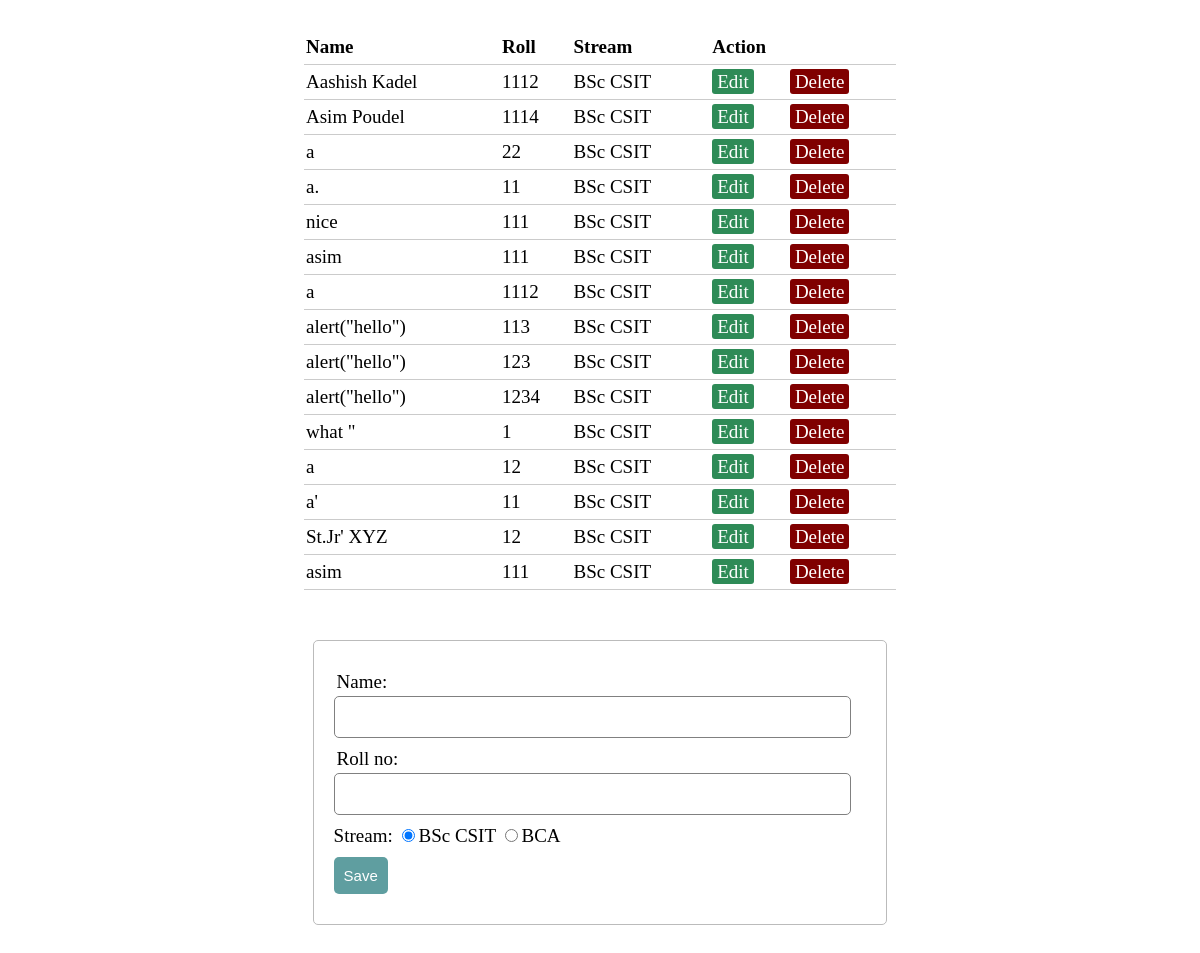
The page / on the database its author committed.
### tables this page shows
CREATE TABLE `info` (
  `Id` int(11) NOT NULL,
  `Name` varchar(100) NOT NULL,
  `Roll` int(11) NOT NULL,
  `Stream` varchar(100) NOT NULL
);

### htdocs/php_code.php (called while the page is built, shortened)
<?php
	$name = "";
	$roll = "";
	$update = false;
?>

### htdocs/index.php (the view, shortened to what this page needs)
<?php
include('php_code.php');
?>
<!DOCTYPE html>
<html>
<head>
    <link rel="stylesheet" type="text/css" href="style.css">
</head>
<body>
	<?php $results = mysqli_query($conn, "SELECT * FROM info"); ?>
    <table>
        <thead>
            <tr>
                <th>Name</th>
                <th>Roll</th>
                <th>Stream</th>
                <th colspan="2">Action</th>
            </tr>
        </thead>
        <?php while ($row = mysqli_fetch_array($results)) { ?>
            <tr>
                <td> <?php echo strip_tags($row['Name']); ?></td>
                <td><?php echo strip_tags($row['Roll']); ?></td>
                <td><?php echo strip_tags($row['Stream']); ?></td>
                <td>
                    <a href="index.php?edit=<?php echo $row['Id']; ?>" class="edit_btn" >Edit</a>
                </td>
                <td>
                    <a href="php_code.php?del=<?php echo $row['Id']; ?>" class="del_btn">Delete</a>
                </td>
            </tr>
        <?php } ?>
    </table>
    <form action="php_code.php" method ="post" >
		<div class="input-group">
			<label>Name:</label>
			<input type="text" name="name" value= "<?php echo $name; ?>">
		</div>
		<div class="input-group">
			<label>Roll no:</label>
			<input type="text" name="roll" value="<?php echo $roll; ?>">
		</div>
        <div class="input-radio">
            <label>Stream:</label>
            <input type ="radio" name = "stream" value="BSc CSIT" checked >BSc CSIT
            <input type ="radio" name = "stream" value="BCA">BCA
		<div class="input-group">
            <?php if ($update == true): ?>
	            <button class="btn" type="submit" name="update" style="background: #556B2F;" >update</button>
            <?php else: ?>
	            <button class="btn" type="submit" name="save" >Save</button>
            <?php endif ?>
		</div>
	</form>
</body>
</html>

### htdocs/style.css (style rules this page uses)
body { font-size: 19px; }
table { width: 50%; margin: 30px auto; border-collapse: collapse; text-align: left; }
tr { border-bottom: 1px solid #cbcbcb; }
th, td { border: none; height: 30px; padding: 2px; }
form { width: 45%; margin: 50px auto; text-align: left; padding: 20px; border: 1px solid #bbbbbb; border-radius: 5px; }
.input-group { margin: 10px 0px 10px 0px; }
.input-group label { display: block; text-align: left; margin: 3px; }
.input-radio { margin: 10px 0px 10px 0px; text-align: left; }
.input-group input { height: 30px; width: 93%; padding: 5px 10px; font-size: 16px; border-radius: 5px; border: 1px solid gray; }
.btn { padding: 10px; font-size: 15px; color: white; background: #5F9EA0; border: none; border-radius: 5px; }
.edit_btn { text-decoration: none; padding: 2px 5px; background: #2E8B57; color: white; border-radius: 3px; }
.del_btn { text-decoration: none; padding: 2px 5px; color: white; border-radius: 3px; background: #800000; }

### rows shown on the page
info: Name "Aashish Kadel", Roll "1112", Stream "BSc CSIT"
info: Name "Asim Poudel", Roll "1114", Stream "BSc CSIT"
info: Name "a", Roll "22", Stream "BSc CSIT"
info: Name "a.", Roll "11", Stream "BSc CSIT"
info: Name "nice", Roll "111", Stream "BSc CSIT"
info: Name "asim", Roll "111", Stream "BSc CSIT"
info: Name "a", Roll "1112", Stream "BSc CSIT"
info: Name "alert(\"hello\")", Roll "113", Stream "BSc CSIT"
info: Name "alert(\"hello\")", Roll "123", Stream "BSc CSIT"
info: Name "alert(\"hello\")", Roll "1234", Stream "BSc CSIT"
info: Name "what \"", Roll "1", Stream "BSc CSIT"
info: Name "a", Roll "12", Stream "BSc CSIT"
info: Name "a'", Roll "11", Stream "BSc CSIT"
info: Name "St.Jr' XYZ", Roll "12", Stream "BSc CSIT"
info: Name "asim", Roll "111", Stream "BSc CSIT"
